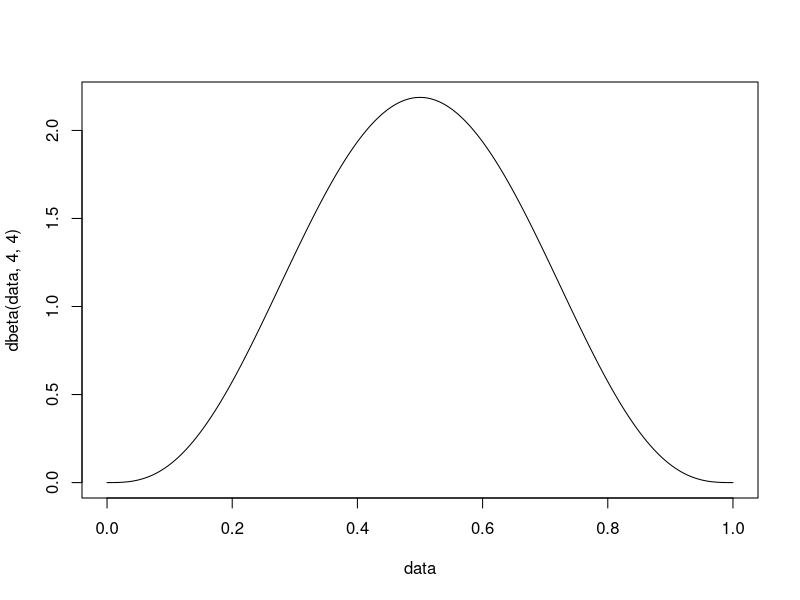
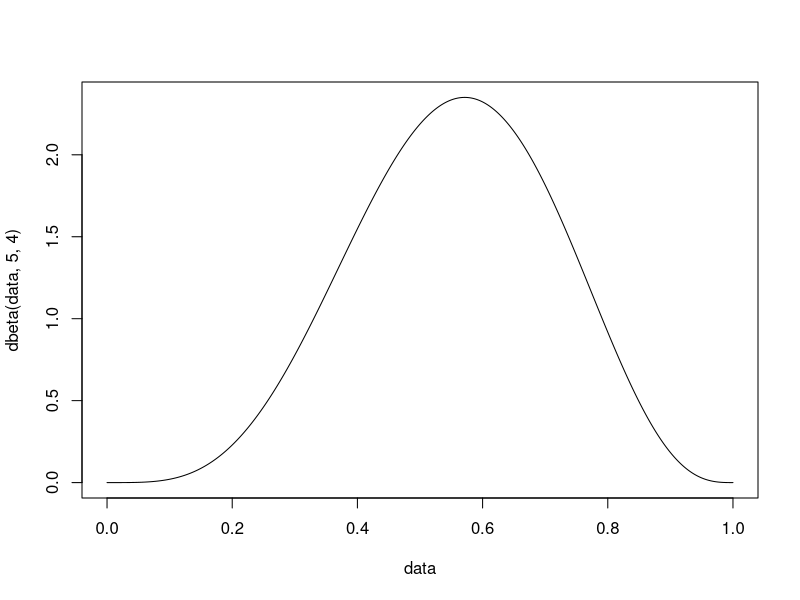
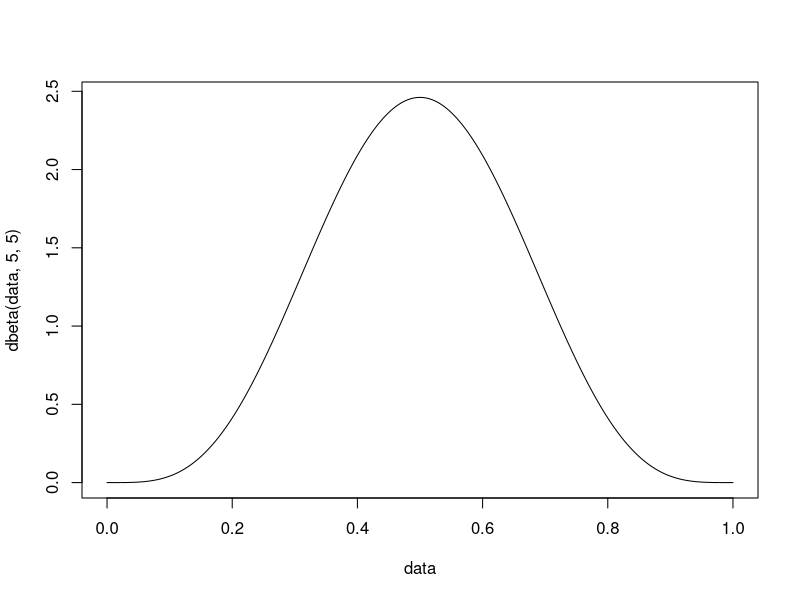
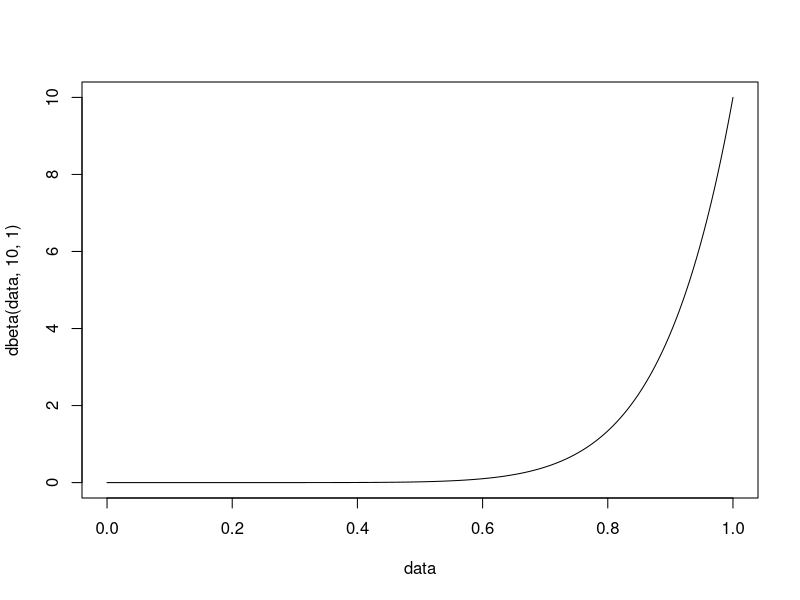
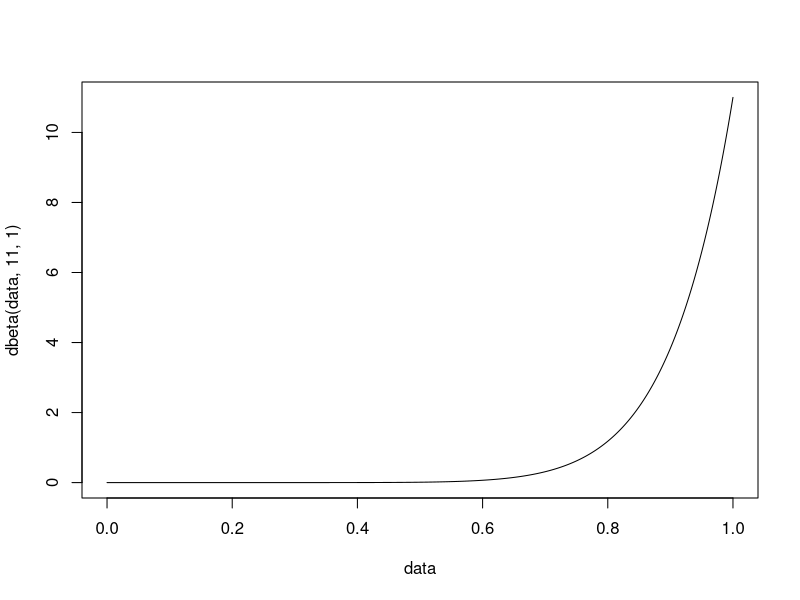
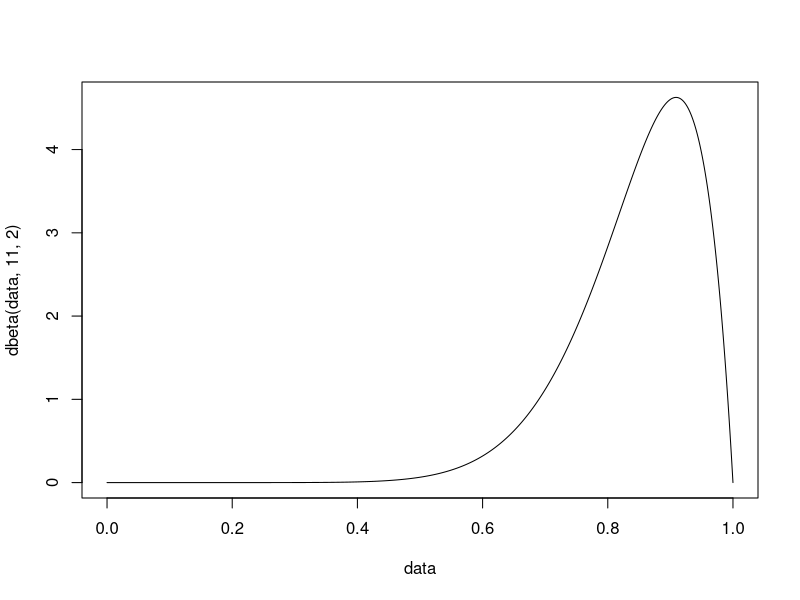

Recreate these plots in R, in order.
## ---- chunk 1

# creating data from 0 -> 1
data <- seq(0,1,0.001)

# plotting beta(4,4) prior
plot(data, dbeta(data,4,4), type = 'l')

# plotting beta(5,4) posterior
plot(data, dbeta(data,5,4), type = 'l')

# plotting beta(4,4) posterior
plot(data, dbeta(data,5,5), type = "l")


# plotting beta(10,1) posterior
plot(data, dbeta(data,10,1), type = 'l')

# plotting beta(11,1) posterior
plot(data, dbeta(data,11,1), type = 'l')

# plotting beta(11,2) posterior
plot(data, dbeta(data,11,2), type = "l")


dbinom(1,3,.05)
dbinom(1,3,.02)
dbinom(0,3,.02)


